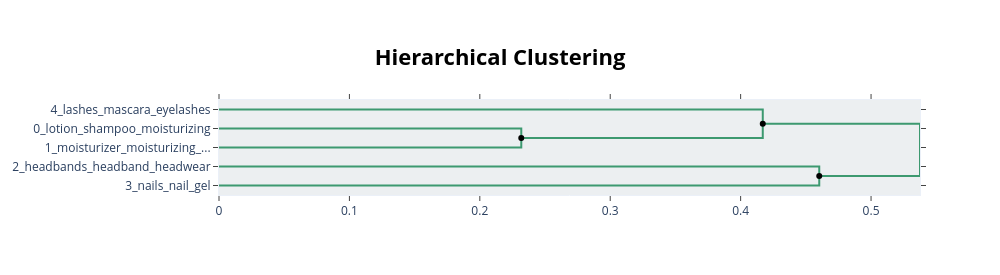

Here is the notebook cell this chart was saved with:
### Code cell
from bertopic.representation import KeyBERTInspired
from sentence_transformers import SentenceTransformer

embedding_model = SentenceTransformer('intfloat/multilingual-e5-large-instruct')

# Create your representation model
representation_model = KeyBERTInspired()
cluster_model = KMeans(n_clusters=5)
# Use the representation model in BERTopic on top of the default pipeline
topic_model = BERTopic(embedding_model=embedding_model, representation_model=representation_model, hdbscan_model=cluster_model)
#topic_model = BERTopic(embedding_model=model)
topics, probs = topic_model.fit_transform(metadata_filtered_df.source_text)

linkage_function = lambda x: sch.linkage(x, 'centroid', optimal_ordering=True)
e5_hierarchical_topics = topic_model.hierarchical_topics(metadata_filtered_df.source_text, linkage_function=linkage_function)

topic_model.visualize_hierarchy(hierarchical_topics=e5_hierarchical_topics)

### Figure 1 — Plotly figure (JSON) as saved in the notebook; plotly's stock layout.template omitted (floating-point values rounded to 4 significant figures)
{"data": [{"hoverinfo": "text", "marker": {"color": "rgb(61,153,112)"}, "mode": "lines", "text": ["lotion_shampoo_moisturizing_oils_conditioner", "", "", "moisturizer_moisturizing_hyaluronic_spf_skincare"], "type": "scatter", "x": [0, 0.2318, 0.2318, 0], "xaxis": "x", "y": [-15, -15, -25, -25], "yaxis": "y"}, {"hoverinfo": "text", "marker": {"color": "rgb(61,153,112)"}, "mode": "lines", "text": ["lashes_mascara_eyelashes_eyeliner_lash", "", "", "lotion_moisturizing_skincare_skin_shampoo"], "type": "scatter", "x": [0, 0.417, 0.417, 0.2318], "xaxis": "x", "y": [-5, -5, -20, -20], "yaxis": "y"}, {"hoverinfo": "text", "marker": {"color": "rgb(61,153,112)"}, "mode": "lines", "text": ["headbands_headband_headwear_curly_accessories", "", "", "nails_nail_gel_manicure_acrylic"], "type": "scatter", "x": [0, 0.4603, 0.4603, 0], "xaxis": "x", "y": [-35, -35, -45, -45], "yaxis": "y"}, {"hoverinfo": "text", "marker": {"color": "rgb(61,153,112)"}, "mode": "lines", "text": ["lotion_shampoo_moisturizing_ingredients_products", "", "", "nails_nail_gel_manicure_acrylic"], "type": "scatter", "x": [0.417, 0.5375, 0.5375, 0.4603], "xaxis": "x", "y": [-12.5, -12.5, -40, -40], "yaxis": "y"}, {"hoverinfo": "text", "hovertext": ["lotion_shampoo_moisturizing_ingredients_products"], "marker": {"color": "black"}, "mode": "markers", "showlegend": false, "type": "scatter", "x": [0.417], "y": [-12.5]}, {"hoverinfo": "text", "hovertext": ["lotion_moisturizing_skincare_skin_shampoo", "nails_nail_gel_manicure_acrylic"], "marker": {"color": "black"}, "mode": "markers", "showlegend": false, "type": "scatter", "x": [0.2318, 0.4603], "y": [-20, -40]}], "layout": {"autosize": false, "height": 275, "hoverlabel": {"bgcolor": "white", "font": {"family": "Rockwell", "size": 16}}, "hovermode": "closest", "plot_bgcolor": "#ECEFF1", "showlegend": false, "title": {"font": {"color": "Black", "size": 22}, "text": "<b>Hierarchical Clustering</b>", "x": 0.5, "xanchor": "center", "yanchor": "top"}, "width": 1000, "xaxis": {"mirror": "allticks", "rangemode": "tozero", "showgrid": false, "showline": true, "showticklabels": true, "ticks": "outside", "type": "linear", "zeroline": false}, "yaxis": {"mirror": "allticks", "range": [-50, 0], "rangemode": "tozero", "showgrid": false, "showline": true, "showticklabels": true, "tickmode": "array", "ticks": "outside", "ticktext": ["4_lashes_mascara_eyelashes", "0_lotion_shampoo_moisturizing", "1_moisturizer_moisturizing_...", "2_headbands_headband_headwear", "3_nails_nail_gel"], "tickvals": [-5, -15, -25, -35, -45], "type": "linear", "zeroline": false}}}
